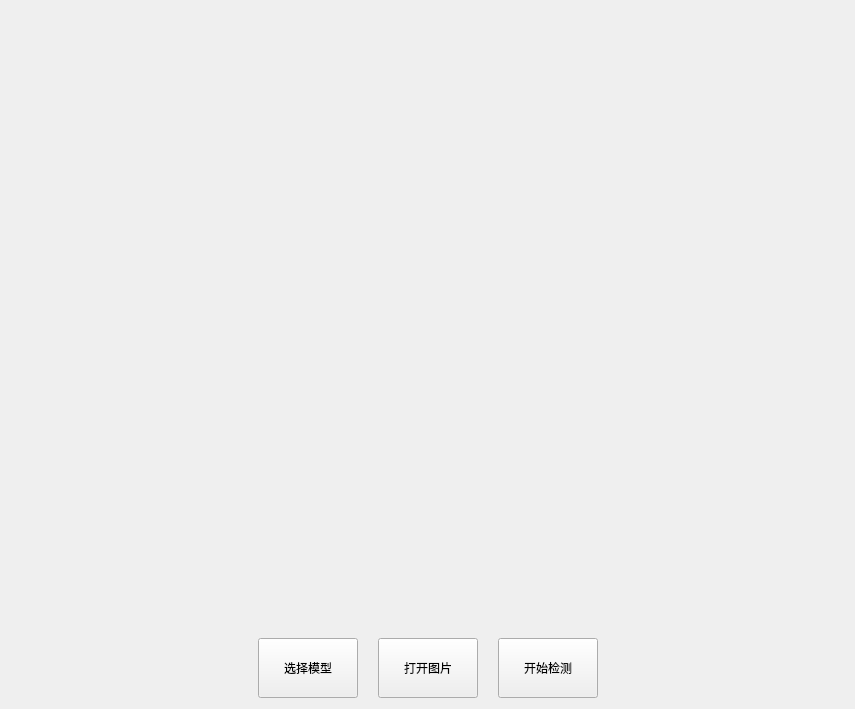
<?xml version="1.0" encoding="UTF-8"?>
<ui version="4.0">
 <class>Form</class>
 <widget class="QWidget" name="Form">
  <property name="geometry">
   <rect>
    <x>0</x>
    <y>0</y>
    <width>855</width>
    <height>709</height>
   </rect>
  </property>
  <property name="windowTitle">
   <string>Form</string>
  </property>
  <layout class="QHBoxLayout" name="horizontalLayout_5">
   <item>
    <layout class="QVBoxLayout" name="verticalLayout">
     <item>
      <layout class="QGridLayout" name="gridLayout">
       <item row="1" column="1">
        <widget class="QLabel" name="label_image">
         <property name="minimumSize">
          <size>
           <width>0</width>
           <height>0</height>
          </size>
         </property>
         <property name="maximumSize">
          <size>
           <width>960</width>
           <height>800</height>
          </size>
         </property>
         <property name="text">
          <string/>
         </property>
        </widget>
       </item>
       <item row="0" column="1">
        <spacer name="verticalSpacer">
         <property name="orientation">
          <enum>Qt::Vertical</enum>
         </property>
         <property name="sizeHint" stdset="0">
          <size>
           <width>20</width>
           <height>40</height>
          </size>
         </property>
        </spacer>
       </item>
       <item row="1" column="0">
        <spacer name="horizontalSpacer">
         <property name="orientation">
          <enum>Qt::Horizontal</enum>
         </property>
         <property name="sizeHint" stdset="0">
          <size>
           <width>40</width>
           <height>20</height>
          </size>
         </property>
        </spacer>
       </item>
       <item row="1" column="2">
        <spacer name="horizontalSpacer_2">
         <property name="orientation">
          <enum>Qt::Horizontal</enum>
         </property>
         <property name="sizeHint" stdset="0">
          <size>
           <width>40</width>
           <height>20</height>
          </size>
         </property>
        </spacer>
       </item>
       <item row="2" column="1">
        <spacer name="verticalSpacer_2">
         <property name="orientation">
          <enum>Qt::Vertical</enum>
         </property>
         <property name="sizeHint" stdset="0">
          <size>
           <width>20</width>
           <height>40</height>
          </size>
         </property>
        </spacer>
       </item>
       <item row="3" column="1">
        <layout class="QHBoxLayout" name="horizontalLayout_2">
         <item>
          <layout class="QHBoxLayout" name="horizontalLayout" stretch="0,0,0,0,0">
           <property name="spacing">
            <number>20</number>
           </property>
           <property name="topMargin">
            <number>0</number>
           </property>
           <property name="bottomMargin">
            <number>0</number>
           </property>
           <item>
            <spacer name="horizontalSpacer_3">
             <property name="orientation">
              <enum>Qt::Horizontal</enum>
             </property>
             <property name="sizeHint" stdset="0">
              <size>
               <width>40</width>
               <height>20</height>
              </size>
             </property>
            </spacer>
           </item>
           <item>
            <widget class="QPushButton" name="pushButton_choose_model">
             <property name="minimumSize">
              <size>
               <width>100</width>
               <height>60</height>
              </size>
             </property>
             <property name="text">
              <string>选择模型</string>
             </property>
            </widget>
           </item>
           <item>
            <widget class="QPushButton" name="pushButton_openimg">
             <property name="minimumSize">
              <size>
               <width>100</width>
               <height>60</height>
              </size>
             </property>
             <property name="text">
              <string>打开图片</string>
             </property>
            </widget>
           </item>
           <item>
            <widget class="QPushButton" name="pushButton_detect">
             <property name="minimumSize">
              <size>
               <width>100</width>
               <height>60</height>
              </size>
             </property>
             <property name="text">
              <string>开始检测</string>
             </property>
            </widget>
           </item>
           <item>
            <spacer name="horizontalSpacer_4">
             <property name="orientation">
              <enum>Qt::Horizontal</enum>
             </property>
             <property name="sizeHint" stdset="0">
              <size>
               <width>40</width>
               <height>20</height>
              </size>
             </property>
            </spacer>
           </item>
          </layout>
         </item>
        </layout>
       </item>
      </layout>
     </item>
    </layout>
   </item>
  </layout>
 </widget>
 <resources/>
 <connections/>
</ui>
